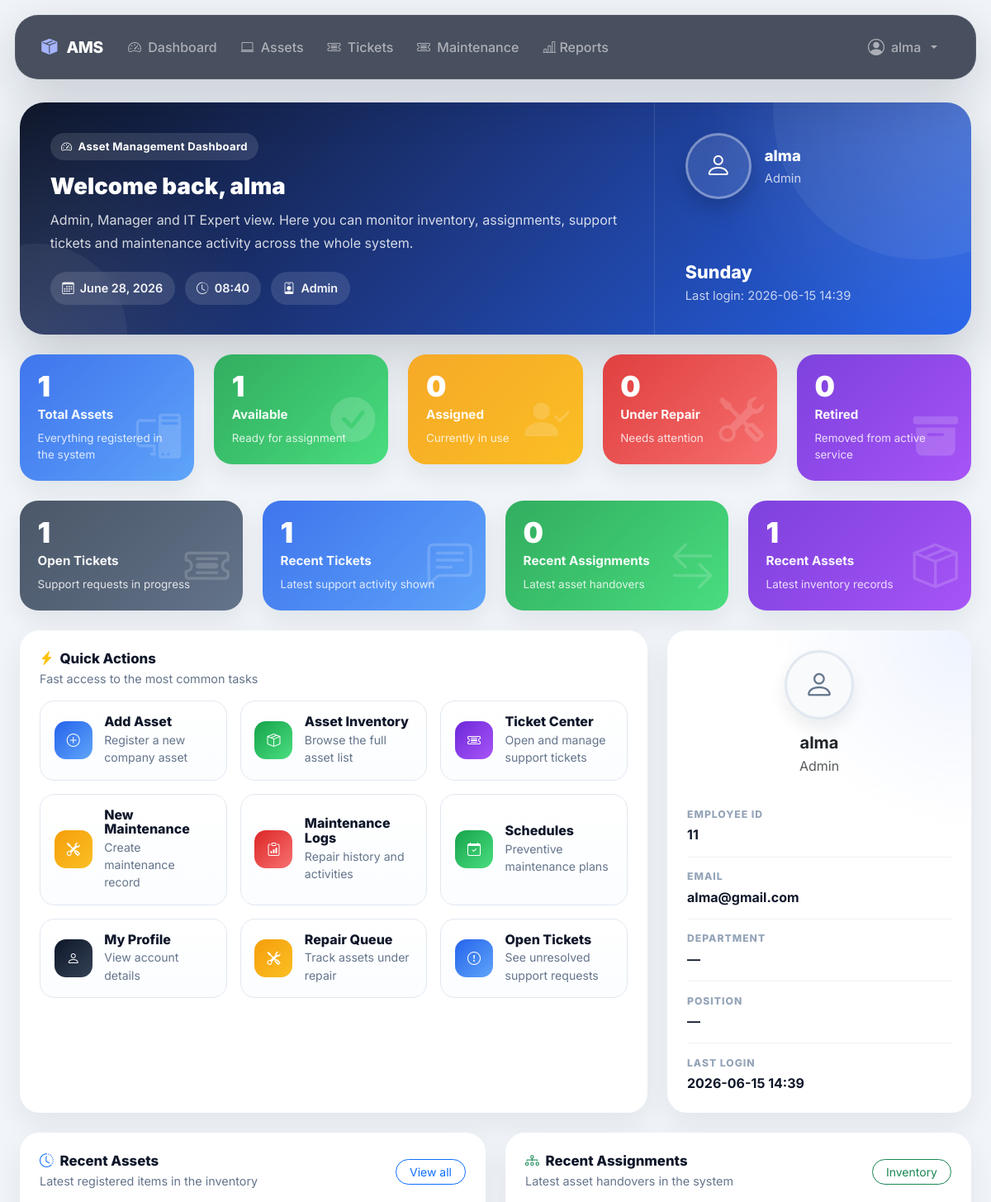
Before: /dashboard/ (signed in, upper part) with the older database file.
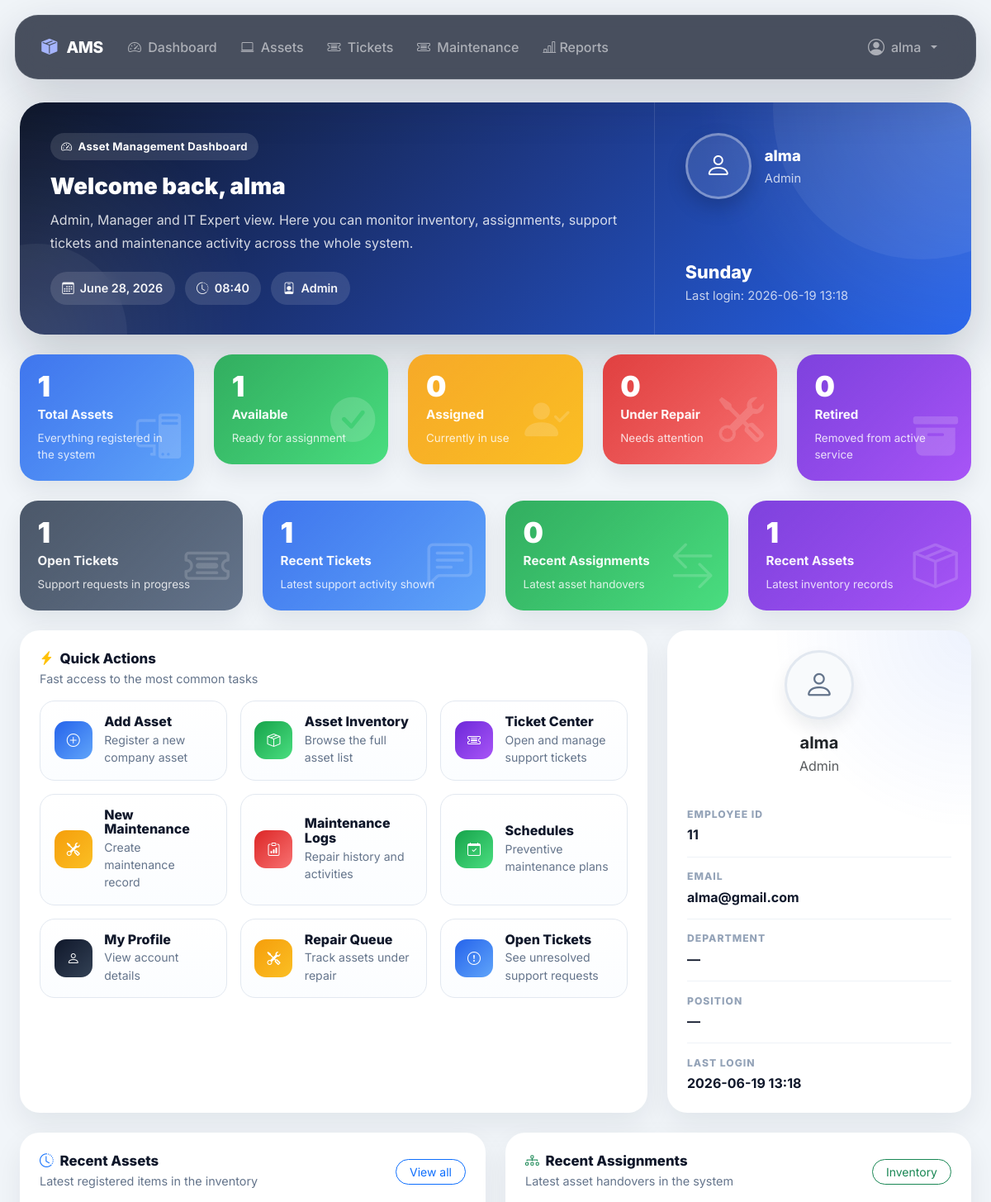
After: the same page with the newer database file.
### accounts/models.py (models this page shows, shortened)
class User(AbstractUser ,TimeStampedModel):
    class Roles(models.TextChoices):
        ADMIN = "admin", "Admin"
        MANAGER = "manager", "Manager"
        IT_EXPERT = "it_expert", "IT Expert"
        EMPLOYEE = "employee", "Employee"
    email = models.EmailField(
        unique=True
    )
    employee_id = models.CharField(
        max_length=20,
        unique=True,
        db_index=True,
        verbose_name="Employee ID"
    )
    role = models.CharField(
        max_length=20,
        choices=Roles.choices,
        default=Roles.EMPLOYEE,
        db_index=True,
    )
    phone_number = models.CharField(
        max_length=20,
        blank=True,
    )
    department = models.ForeignKey(
        Department,
        on_delete=models.SET_NULL,
        null=True,
        blank=True,
        related_name="users",
    )
    position = models.CharField(
        max_length=100,
        blank=True,
    )
    avatar = models.ImageField(
        upload_to="users/avatars/",
        blank=True,
        null=True,
    )
    class Meta:
        ordering = ["last_name", "first_name"]
        verbose_name = "User"
        verbose_name_plural = "Users"
        indexes = [
            models.Index(fields=["role"]),
        ]
    @property
    def is_staff_member(self):
        if self.is_superuser:
            return True
        return self.role in (
            self.Roles.ADMIN,
            self.Roles.MANAGER,
            self.Roles.IT_EXPERT,
        )
    @property
    def can_manage_assets(self):
        return self.is_staff_member

### accounts/views.py (the view, shortened to what this page needs)
# urls.py: path("dashboard/",views.DashboardView.as_view(), name="dashboard"),
class DashboardView(LoginRequiredMixin, View):
    template_name = "accounts/dashboard.html"
    def get(self, request):
        user = request.user
        if user.is_staff_member:
            total_assets = Asset.objects.count()
            available_assets = Asset.objects.filter(
                status=Asset.AssetStatus.AVAILABLE
            ).count()
            assigned_assets = Asset.objects.filter(
                status=Asset.AssetStatus.ASSIGNED
            ).count()
            repair_assets = Asset.objects.filter(
                status=Asset.AssetStatus.UNDER_REPAIR
            ).count()
            retired_assets = Asset.objects.filter(
                status=Asset.AssetStatus.RETIRED
            ).count()
            recent_assets = Asset.objects.select_related(
                "category",
                "department"
            ).order_by("-created_at")[:5]
            recent_assignments = AssetAssignment.objects.select_related(
                "asset",
                "employee"
            ).order_by("-assigned_at")[:5]
            open_tickets = Ticket.objects.filter(
                status__in=[
                    Ticket.Status.OPEN,
                    Ticket.Status.IN_PROGRESS,
                    Ticket.Status.AWAITING_USER,
                ]
            ).count()
            recent_tickets = Ticket.objects.select_related(
                "created_by",
                "assigned_to",
            ).order_by("-created_at")[:5]
            open_maintenance = MaintenanceLog.objects.filter(
                status__in=[
                    MaintenanceLog.Status.PENDING,
                    MaintenanceLog.Status.IN_PROGRESS,
                ]
            ).count()
        context = {
            "total_assets": total_assets,
            "is_staff_dashboard": user.is_staff_member,
            "available_assets": available_assets,
            "assigned_assets": assigned_assets,
            "repair_assets": repair_assets,
            "retired_assets": retired_assets,
            "recent_assets": recent_assets,
            "recent_assignments": recent_assignments,
            "open_tickets": open_tickets,
            "recent_tickets": recent_tickets,
            "open_maintenance": open_maintenance,
        }
        return render(
            request,
            self.template_name,
            context,
        )

### assets/models.py (called while the page is built)
    def __str__(self) -> str:
        return self.name

### accounts/templates/accounts/dashboard.html (shortened to what the changed rows need)
{% extends "base.html" %}
{% block content %}
<div class="container-fluid dashboard-shell">
    <div class="card hero-card mb-4">
        <div class="row g-0 align-items-stretch">
            <div class="col-lg-8">
                <div class="hero-inner">
                    <div class="hero-kicker">
                        <i class="bi bi-speedometer2"></i>
                        Asset Management Dashboard
                    </div>
                    {% if is_staff_dashboard %}
                        <div class="hero-title">
                            Welcome back, {{ user.get_full_name|default:user.username }}
                        </div>
                        <p class="hero-subtitle">
                            Admin, Manager and IT Expert view. Here you can monitor inventory, assignments, support tickets and maintenance activity across the whole system.
                        </p>
                    {% endif %}
                    <div class="hero-meta">
                        <span class="meta-pill">
                            <i class="bi bi-calendar3"></i>
                            {% now "F d, Y" %}
                        </span>
                        <span class="meta-pill">
                            <i class="bi bi-clock-history"></i>
                            {% now "H:i" %}
                        </span>
                        <span class="meta-pill">
                            <i class="bi bi-person-badge"></i>
                            {{ user.get_role_display }}
                        </span>
                    </div>
                </div>
            </div>
            <div class="col-lg-4">
                <div class="hero-side">
                    <div class="hero-user">
                        <div>
                            <p class="hero-user-name">{{ user.get_full_name|default:user.username }}</p>
                            <div class="hero-user-role">{{ user.get_role_display }}</div>
                        </div>
                    </div>
                    <div>
                        <div class="hero-date">
                            {% now "l" %}
                        </div>
                        <div class="hero-date-sub">
                            Last login: {{ user.last_login|date:"Y-m-d H:i"|default:"—" }}
                        </div>
                    </div>
                </div>
            </div>
        </div>
    </div>
    <div class="row g-4 mb-4">
        <div class="{% if is_staff_dashboard %}col-lg-4{% else %}col-lg-5{% endif %}">
            <div class="card user-card h-100">
                <div class="card-body p-4">
                    <div class="text-center mb-4">
                        {% if user.avatar %}
                            <img src="{{ user.avatar.url }}" alt="Avatar" class="user-avatar mb-3">
                        {% else %}
                            <div class="user-avatar mx-auto mb-3">
                                <i class="bi bi-person"></i>
                            </div>
                        {% endif %}
                        <h5 class="mb-1 fw-bold">{{ user.get_full_name|default:user.username }}</h5>
                        <div class="text-muted">{{ user.get_role_display }}</div>
                    </div>
                    <div class="info-row">
                        <div class="info-label">Employee ID</div>
                        <div class="info-value">{{ user.employee_id }}</div>
                    </div>
                    <div class="info-row">
                        <div class="info-label">Email</div>
                        <div class="info-value">{{ user.email|default:"—" }}</div>
                    </div>
                    <div class="info-row">
                        <div class="info-label">Department</div>
                        <div class="info-value">{{ user.department|default:"—" }}</div>
                    </div>
                    <div class="info-row">
                        <div class="info-label">Position</div>
                        <div class="info-value">{{ user.position|default:"—" }}</div>
                    </div>
                    <div class="info-row">
                        <div class="info-label">Last Login</div>
                        <div class="info-value">{{ user.last_login|date:"Y-m-d H:i"|default:"—" }}</div>
                    </div>
                </div>
            </div>
        </div>
    </div>
</div>
{% endblock %}

### templates/base.html (shortened to what this page needs)
<!DOCTYPE html>
<html lang="en">
<head>
    <link href="https://cdn.jsdelivr.net/npm/bootstrap@5.3.3/dist/css/bootstrap.min.css"
          rel="stylesheet">
    <link href="https://cdn.jsdelivr.net/npm/bootstrap-icons@1.11.0/font/bootstrap-icons.css"
          rel="stylesheet">
    <link href="https://cdn.jsdelivr.net/npm/bootstrap@5.3.3/dist/css/bootstrap.min.css" rel="stylesheet">
    <link href="https://cdn.jsdelivr.net/npm/bootstrap-icons@1.11.0/font/bootstrap-icons.css" rel="stylesheet">
</head>
<body>
{% if user.is_authenticated %}
<nav class="navbar navbar-expand-lg navbar-dark">
    <div class="container-fluid">
        <a class="navbar-brand" href="{% url 'dashboard' %}">
            <i class="bi bi-box-seam-fill me-2"></i>
            AMS
        </a>
        <div class="collapse navbar-collapse" id="navbarNav">
            <ul class="navbar-nav me-auto">
                <li class="nav-item">
                    <a class="nav-link"
                       href="{% url 'dashboard' %}">
                        <i class="bi bi-speedometer2 me-1"></i>
                        Dashboard
                    </a>
                </li>
                <li class="nav-item">
                    <a class="nav-link"
                       href="{% url 'asset-list' %}">
                        <i class="bi bi-laptop me-1"></i>
                        Assets
                    </a>
                </li>
                <li class="nav-item">
                    <a class="nav-link"
                       href="{% url 'ticket-list' %}">
                        <i class="bi bi-ticket-detailed me-1"></i>
                        Tickets
                    </a>
                </li>
                <li class="nav-item">
                    <a class="nav-link"
                       href="{% url 'maintenance-log-list' %}">
                        <i class="bi bi-ticket-detailed me-1"></i>
                        Maintenance
                    </a>
                </li>
                <li class="nav-item">
                    <a class="nav-link" href="{% url 'reports' %}">
                        <i class="bi bi-bar-chart-line"></i>
                        Reports
                    </a>
                </li>
            </ul>
            <ul class="navbar-nav">
                <li class="nav-item dropdown">
                    <a class="nav-link dropdown-toggle d-flex align-items-center gap-2"
                       href="#"
                       data-bs-toggle="dropdown">
                        {% if user.avatar %}
                            <img src="{{ user.avatar.url }}"
                                 class="user-avatar">
                        {% else %}
                            <i class="bi bi-person-circle fs-5"></i>
                        {% endif %}
                        <span>
                            {{ user.get_full_name|default:user.username }}
                        </span>
                    </a>
                </li>
            </ul>
        </div>
    </div>
</nav>
{% endif %}
<main class="container-fluid">
    {% block content %}{% endblock %}
</main>
</body>
</html>

Changed rows visible on the page:
changed User "alma": last_login "2026-06-15 14:39" → "2026-06-19 13:18"
